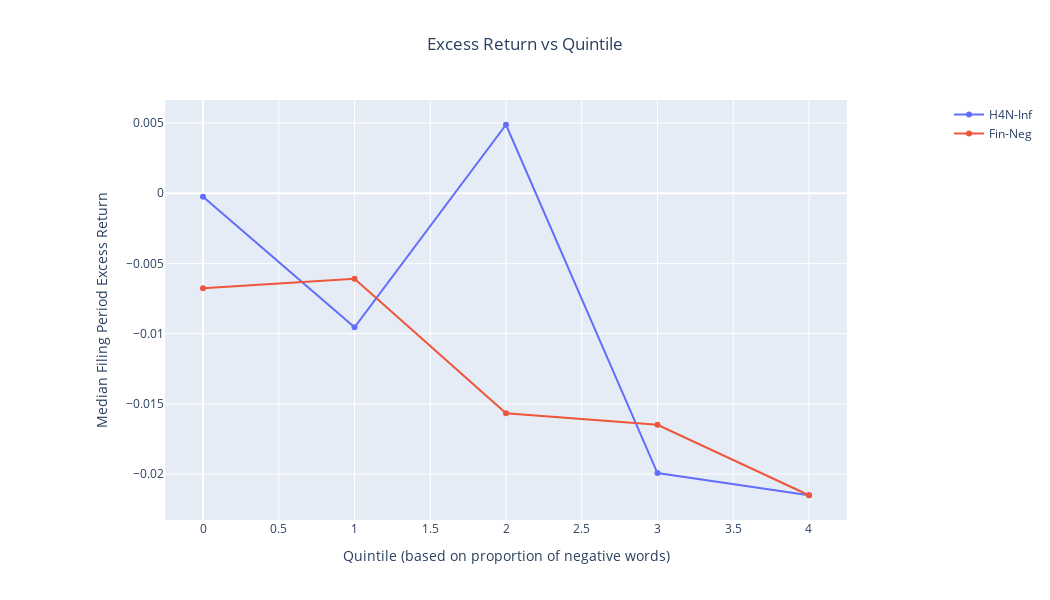

The code cell stored with this chart in its notebook:
### Code cell
results_copy = results.copy()
results = results.dropna()
results['Harvard Quintile'] = pd.qcut(results['Harvard Negative Proportion'],5)
results['Fin Neg Quintile'] = pd.qcut(results['Fin Neg Negative Proportion'],5)

harvard_agg_excess_ret = results.groupby(by='Harvard Quintile').median()['Excess Returns']
harvard_agg_excess_ret.index = [1,2,3,4,5]

Fin_Neg_excess_ret = results.groupby(by='Fin Neg Quintile').median()['Excess Returns']
Fin_Neg_excess_ret.index = [1,2,3,4,5]

final_results = pd.concat([harvard_agg_excess_ret, Fin_Neg_excess_ret], axis=1)
final_results.columns=['H4N-Inf', 'Fin-Neg']
pplot_df(final_results, yaxes_labels=['Median Filing Period Excess Return'],
         title='Excess Return vs Quintile',
         x_label='Quintile (based on proportion of negative words)')

### Figure 1 — Plotly figure (JSON) as saved in the notebook; plotly's stock layout.template omitted (floating-point values rounded to 4 significant figures)
{"data": [{"name": "H4N-Inf", "type": "scatter", "x": [0, 1, 2, 3, 4], "y": [-0.0002501, -0.009552, 0.004875, -0.01993, -0.02151], "yaxis": "y"}, {"name": "Fin-Neg", "type": "scatter", "x": [0, 1, 2, 3, 4], "y": [-0.006771, -0.006084, -0.01567, -0.01649, -0.02151], "yaxis": "y"}], "layout": {"height": 600, "title": {"text": "Excess Return vs Quintile", "x": 0.5}, "width": 1050, "xaxis": {"domain": [0.1, 0.9], "title": {"text": "Quintile (based on proportion of negative words)"}}, "yaxis": {"title": {"text": "Median Filing Period Excess Return"}}}}
